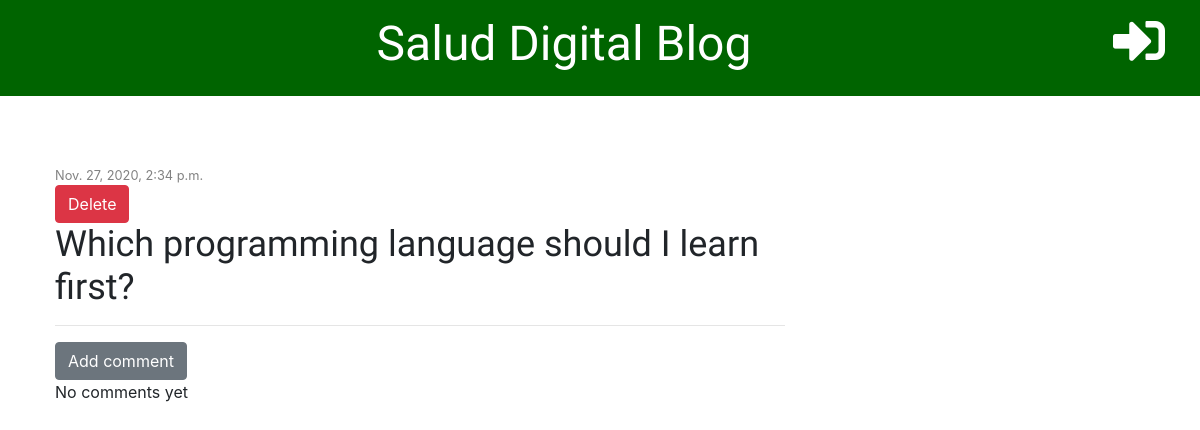
The app's page /post/4/ with its own data.
### blog/models.py (models this page shows, shortened)
class Post(models.Model):
    author = models.ForeignKey('auth.User', on_delete=models.CASCADE)
    title = models.CharField(max_length=200)
    text = models.TextField()
    date = models.DateTimeField(default=timezone.now)
    published_date = models.DateTimeField(blank=True, null=True)

### blog/views.py (the view)
# urls.py: path('post/<int:pk>/', views.post_detail, name='post_detail'),
def post_detail(request, pk):
    post = get_object_or_404(Post, pk=pk)
    stuff_for_frontend = {'post' : post}
    return render(request, 'blog/post_detail.html', stuff_for_frontend)

### blog/templatetags/markdownify.py (called while the page is built)
@register.filter
def markdown(value):
    renderer = HighlightRenderer()
    markdown = mistune.Markdown(renderer=renderer)
    return markdown(value)

### blog/templates/blog/post_detail.html (shortened to what this page needs)
{% extends 'blog/base.html' %}
{% load markdownify %}
{% block content %}
    <div class="posts">
            {% if post.published_date %}
                <div class="date">
                {{ post.published_date }}
                </div>
            {% else %}
                <button><a href="{% url 'post_publish' pk=post.pk %}" class="btn btn-primary">Publish</a></button>
            {% endif %}
    <a href="{% url 'post_delete' pk=post.pk %}" class="btn btn-danger" onclick="return confirm('Are you sure ypou want to delete this post?')">Delete</a>
        <h2>{{post.title}}</h2>
    </div>
    <hr>
    <a href="{% url 'add_comment_to_post' pk=post.pk %}" class="btn btn-secondary">Add comment</a>
    {% for comment in post.comments.all %}
        {% if user.is_authenticated or comment.approved %}
        <div class="comment">
            <div class="date">
                {{comment.date}}
            </div>
            {% if not comment.approved and user.is_superuser %}
                <a h href="{% url 'comment_approve' pk=comment.pk %}"><i class="fas fa-check"></i></a>
                <a href="{% url 'comment_remove' pk=comment.pk %}" class="btn btn-danger"><i class="fas fa-trash-alt"></i></a>
            {% endif %}
                <strong>{{comment.author}}</strong>
                <p>{{comment.text|markdown|safe}} </p>
        </div>
        {% endif %}
    {% empty %}
            <p>No comments yet</p>
    {% endfor %}
{% endblock %}

### blog/static/css/blog.css (style rules this page uses)
h1, h2, h3, h4 { font-family: 'Tangerine', 'Inconsolata', 'Droid Sans', serif; font-size: 36px; }
.date { color: #828282; font-size: 0.8em; }
.posts { margin-top: 70px; }

### records on screen
Post: published_date "Nov. 27, 2020, 2:34 p.m.", title "Which programming language should I learn first?"
